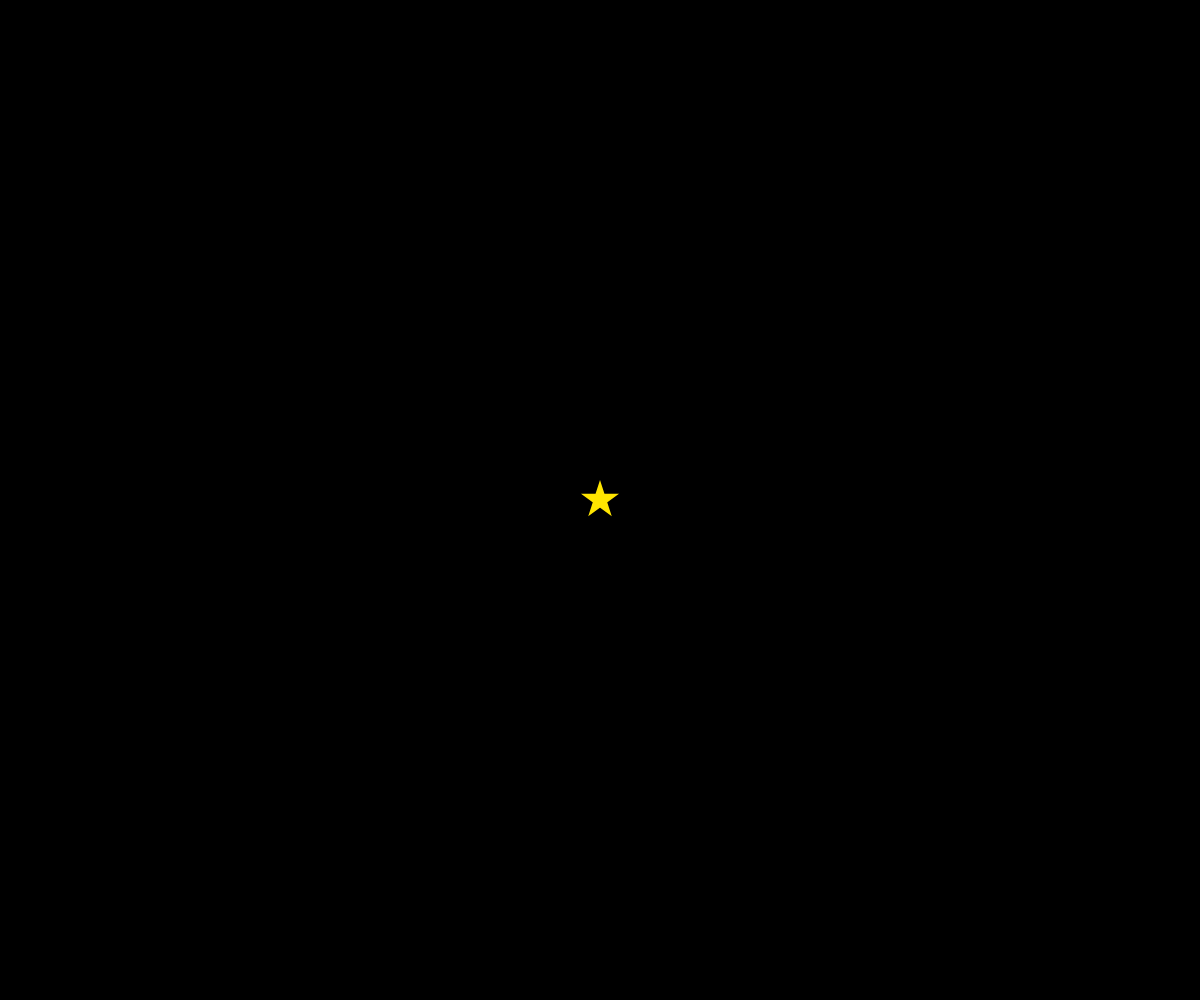
Frame 1 (no input)
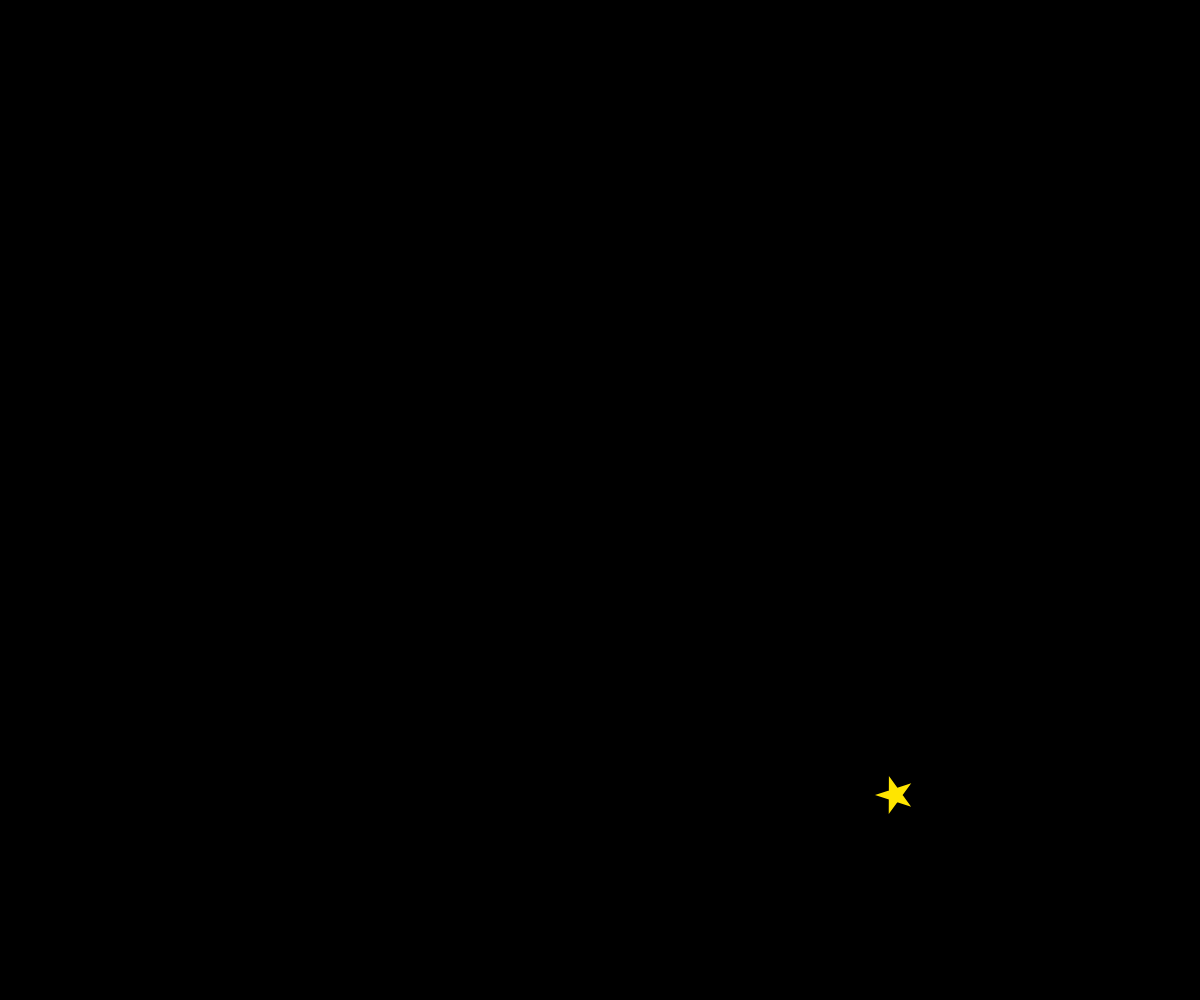
Frame 60 (no input)
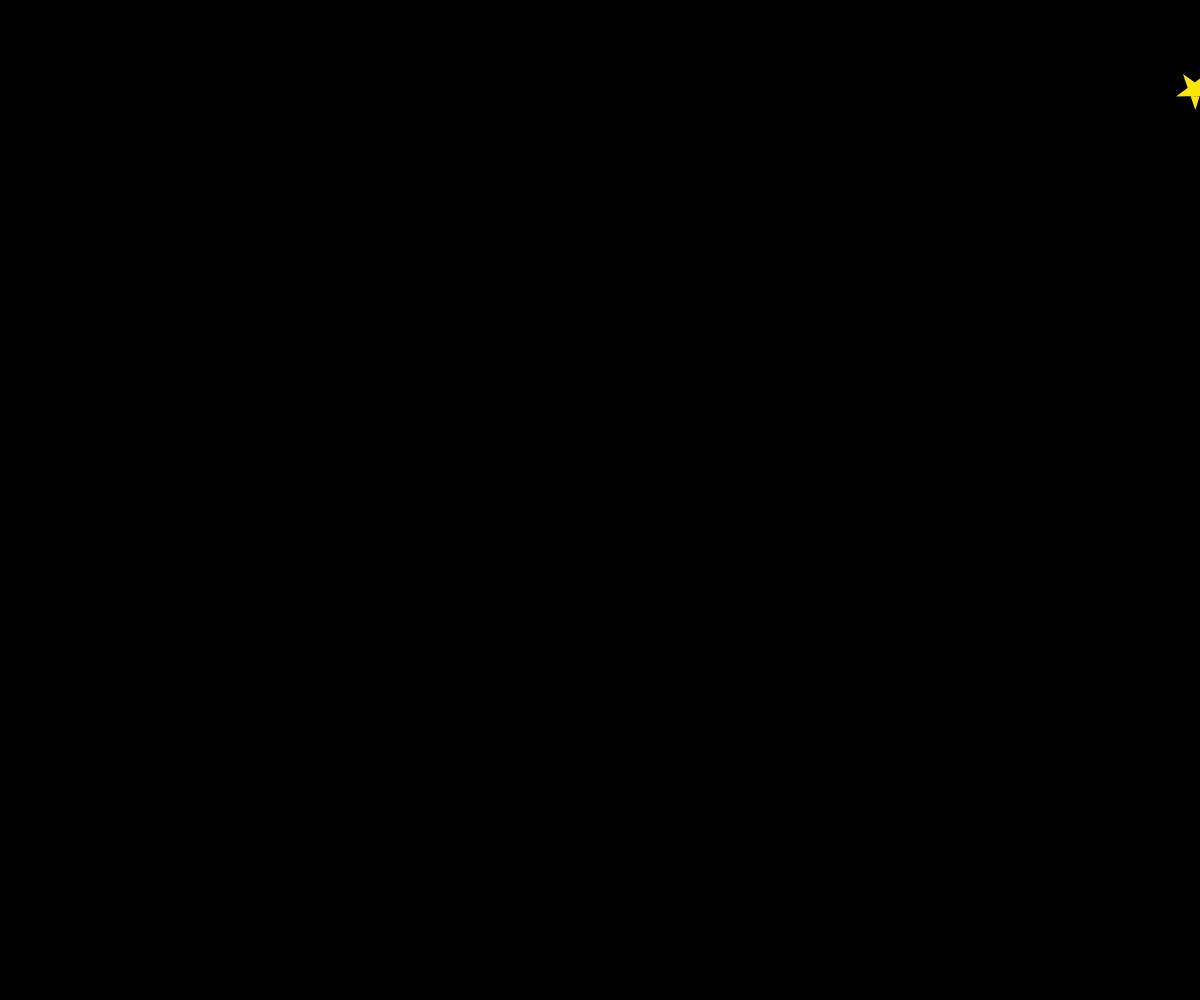
Frame 120 (the mouse pressed at the canvas centre since frame 60)

The p5.js sketch that drew these frames (run headless with seeded random() and noise() and a simulated clock; from frame 60 on, the mouse is pressed at the canvas centre):

// p5.js sketch
// ── sketch.js
// テキスト「アニメーション」
let x, y, angle, vx, vy, om;

function setup(){
  createCanvas(windowWidth, windowHeight);
  x = width / 2;
  y = height / 2;
  angle = 0;
  vx = 5;
  vy = 5;
  om = 5;
}

function draw(){
  background(0);
  star(x, y, 20, angle);
  x += vx;
  y += vy;
  angle += om;
  // 端の処理パターン (1) 反対側から出てくる
  if(x > width){ x = 0; }
  else if(x < 0){ x = width; }
  if(y > height){ y = 0; }
  if(y < 0){ y = height; }
}

function star(cx, cy, r, angle){
  fill(255, 229, 0);
  noStroke();
  beginShape();
  for(let i = 0; i < 20; i++){
    let theta = TWO_PI * i * 2 / 5 - HALF_PI;
    theta += angle;
    let x = cx + cos(theta) * r;
    let y = cy + sin(theta) * r;
    vertex(x,y);
  }
  endShape(CLOSE);
}

function windowResized(){
  resizeCanvas(windowWidth, windowHeight);
}
